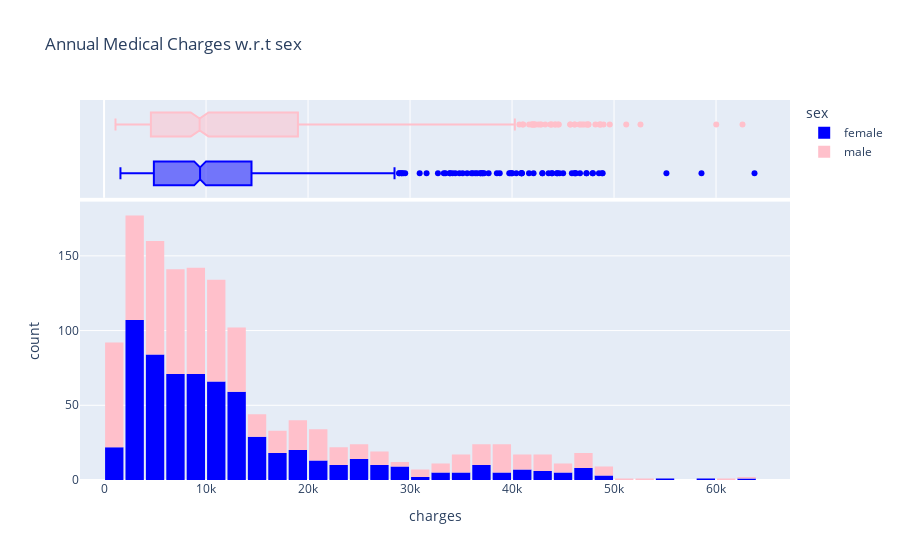

Write notebook code for a chart like this one.
### Code cell
fig = px.histogram(medical_df, 
                   x='charges', 
                   marginal='box', 
                   color='sex', 
                   color_discrete_sequence=['blue', 'pink'], 
                   title='Annual Medical Charges w.r.t sex')
fig.update_layout(bargap=0.1)
fig.show()

### Figure 1 — Plotly figure (JSON) as saved in the notebook; plotly's stock layout.template omitted (floating-point values rounded to 4 significant figures; data arrays with more than 128 entries replaced by an {"elided": "..."} marker saying what was removed)
{"data": [{"alignmentgroup": "True", "bingroup": "x", "hovertemplate": "sex=female<br>charges=%{x}<br>count=%{y}<extra></extra>", "legendgroup": "female", "marker": {"color": "blue", "pattern": {"shape": ""}}, "name": "female", "offsetgroup": "female", "orientation": "v", "showlegend": true, "type": "histogram", "x": {"elided": "662 float values"}, "xaxis": "x", "yaxis": "y"}, {"alignmentgroup": "True", "hovertemplate": "sex=female<br>charges=%{x}<extra></extra>", "legendgroup": "female", "marker": {"color": "blue"}, "name": "female", "notched": true, "offsetgroup": "female", "showlegend": false, "type": "box", "x": {"elided": "662 float values"}, "xaxis": "x2", "yaxis": "y2"}, {"alignmentgroup": "True", "bingroup": "x", "hovertemplate": "sex=male<br>charges=%{x}<br>count=%{y}<extra></extra>", "legendgroup": "male", "marker": {"color": "pink", "pattern": {"shape": ""}}, "name": "male", "offsetgroup": "male", "orientation": "v", "showlegend": true, "type": "histogram", "x": {"elided": "676 float values"}, "xaxis": "x", "yaxis": "y"}, {"alignmentgroup": "True", "hovertemplate": "sex=male<br>charges=%{x}<extra></extra>", "legendgroup": "male", "marker": {"color": "pink"}, "name": "male", "notched": true, "offsetgroup": "male", "showlegend": false, "type": "box", "x": {"elided": "676 float values"}, "xaxis": "x2", "yaxis": "y2"}], "layout": {"bargap": 0.1, "barmode": "relative", "legend": {"title": {"text": "sex"}, "tracegroupgap": 0}, "title": {"text": "Annual Medical Charges w.r.t sex"}, "xaxis": {"anchor": "y", "domain": [0, 1], "title": {"text": "charges"}}, "xaxis2": {"anchor": "y2", "domain": [0, 1], "matches": "x", "showgrid": true, "showticklabels": false}, "yaxis": {"anchor": "x", "domain": [0, 0.7326], "title": {"text": "count"}}, "yaxis2": {"anchor": "x2", "domain": [0.7426, 1], "matches": "y2", "showgrid": false, "showline": false, "showticklabels": false, "ticks": ""}}}
